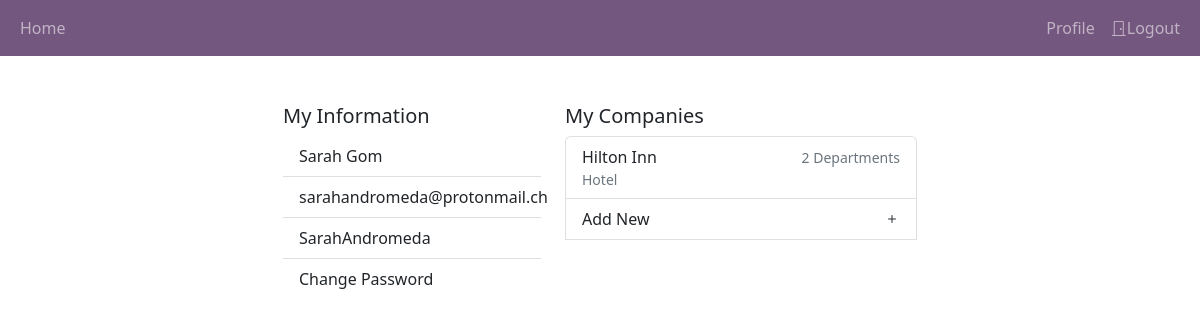
Screenshot of /home/ (signed in) with the database file from the repository.
### user_register/models.py (models this page shows, shortened)
class NewUser(AbstractBaseUser, PermissionsMixin):
    email = models.EmailField(_('email address'), unique=True)
    user_name = models.CharField(max_length=150, unique=True)
    first_name = models.CharField(max_length=150)
    last_name = models.CharField(max_length=150)
    is_staff = models.BooleanField(default=False)
    is_active = models.BooleanField(default=False)
    objects = CustomAccountManager()
    USERNAME_FIELD = 'email'
    REQUIRED_FIELDS = ['user_name', 'first_name', 'last_name']

### main_register/models.py (models this page shows, shortened)
class Company(models.Model):
    name = models.CharField(max_length=150)
    industry = models.CharField(max_length=100)
    departments = models.ManyToManyField(Department)
    user = models.ForeignKey(settings.AUTH_USER_MODEL, on_delete=models.CASCADE)

### main_register/views.py (the view, shortened to what this page needs)
# urls.py: path('home/', views.user_home, name= 'user_home'),
@login_required
def user_home(response):
    user = response.user
    companies = user.company_set.all()
    company_form = CompanyForm()
    values_dict = {
        'user': user,
        'companies' : companies,
        'company_form': company_form
        }
    return render(
        response,
        'main_register/user_home.html',
        values_dict
        )

### main_register/templates/main_register/user_home.html (shortened to what this page needs)
{% extends 'main_register/base.html' %}
{% load static %}
{% load crispy_forms_tags %}
{% block content %}
<div class="row justify-content-center">
    <div class="col-3">
        <h5>My Information</h5>
        <ul class="list-group list-group-flush">
            <li class="list-group-item">{{ user.first_name }} {{ user.last_name }}</li>
            <li class="list-group-item">{{ user.email }}</li>
            <li class="list-group-item">{{ user.user_name }}</li>
            <a href="{% url 'change_password' %}" class="list-group-item list-group-item-action">Change Password</a>
          </ul>
    </div>
    <div class="col-4">
        <h5>My Companies</h5>
        <div class="list-group">
        {% for company in companies %}
            <a href="{% url 'department_page' company.id %}" id="view-instance" class="list-group-item list-group-item-action">
                <div class="d-flex justify-content-between align-items-center">
                {{ company.name }}
                <small class="text-muted">
                    {{ company.departments.count }}
                    {% if company.departments.count == 1 %}
                    Department
                    {% else %}
                    Departments
                    {% endif %}
                </small>
                </div>
                <div class="d-flex justify-content-between align-items-center">
                    <small class="text-muted">{{ company.industry }}</small>
                </div>
            </a>
        {% endfor %}
            <button type="button" id="new" class="list-group-item list-group-item-action d-flex justify-content-between align-items-center">
                Add New
                <i class="bi bi-plus"></i>
            </button>
        </div>
    </div>
</div>
{% endblock %}

### rows the page displays
NewUser: first_name "Sarah", last_name "Gom", email "sarahandromeda@protonmail.ch", user_name "SarahAndromeda"
Company: name "Hilton Inn", departments.count "2", shows "Departments", industry "Hotel"
